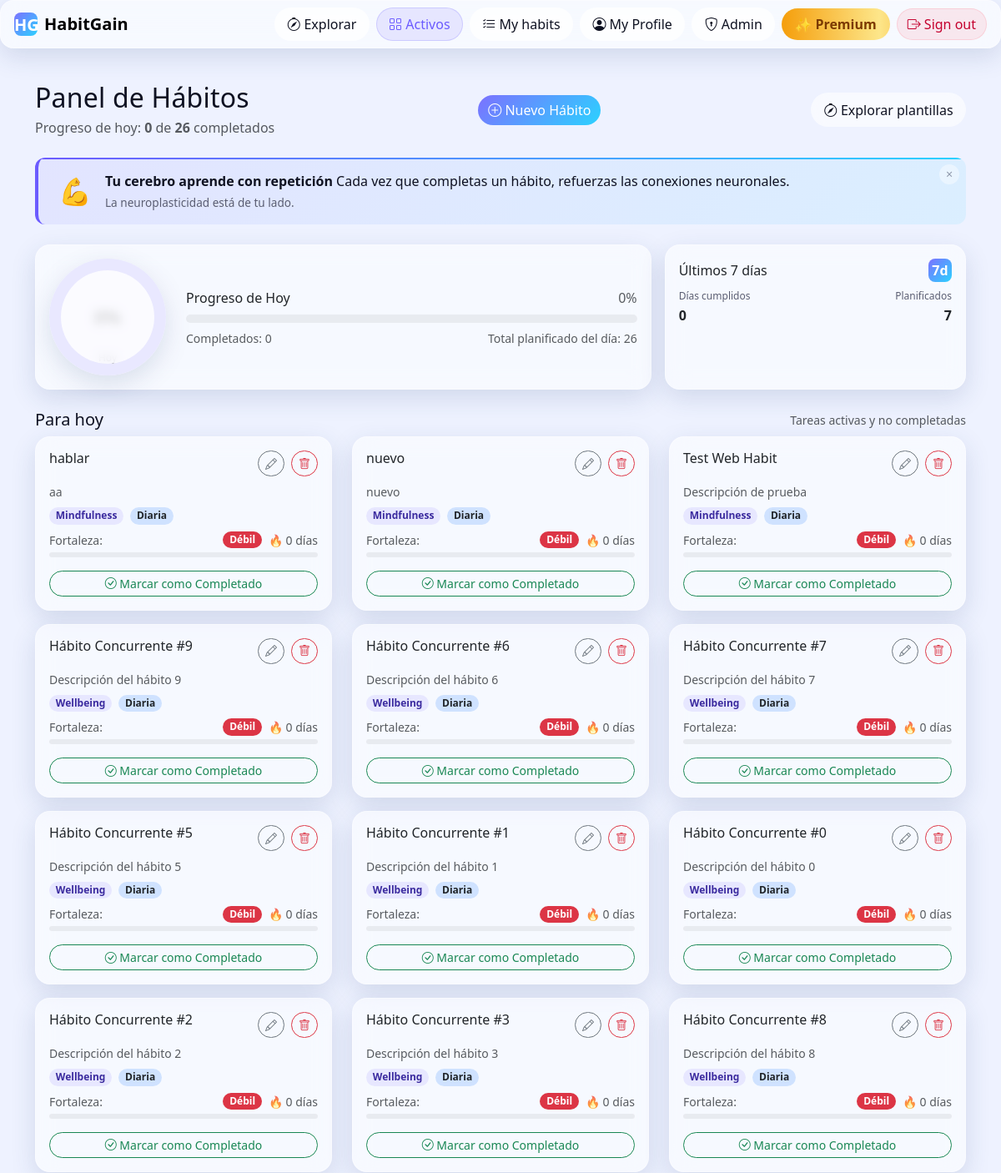
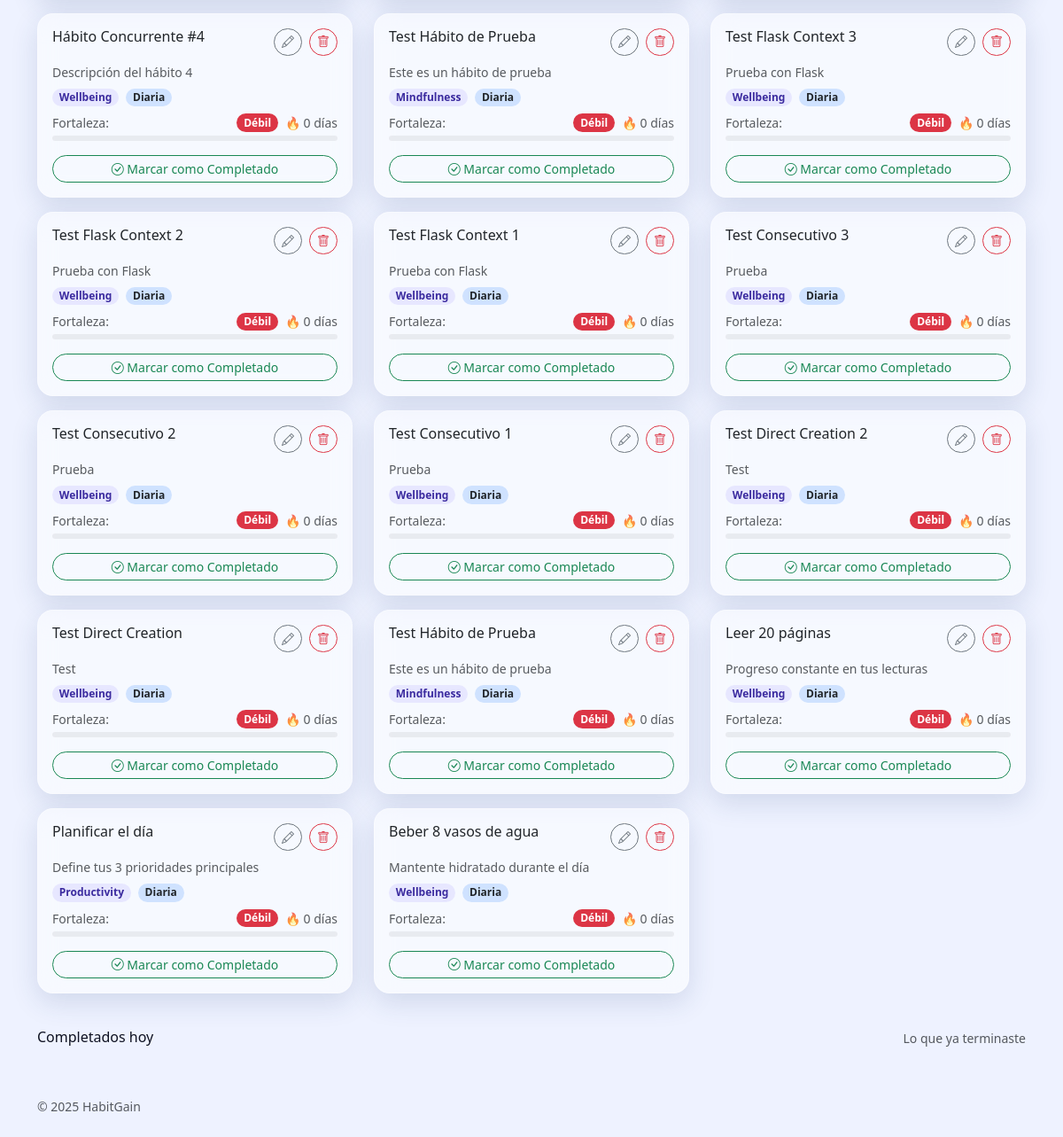
The app's page /progress/panel (signed in) with its own data (2 pictures, top to bottom).
### tables this page shows
CREATE TABLE habits (
                id INTEGER PRIMARY KEY AUTOINCREMENT,
                name TEXT NOT NULL,
                frequency TEXT NOT NULL,
                short_desc TEXT NOT NULL,
                long_desc  TEXT NOT NULL,
                why_works  TEXT NOT NULL,
                category_id INTEGER NOT NULL,
                icon TEXT NOT NULL,
                created_at TIMESTAMP DEFAULT CURRENT_TIMESTAMP, owner_email TEXT, active INTEGER NOT NULL DEFAULT 1, habit_base_id INTEGER, frequency_detail TEXT,
                FOREIGN KEY (category_id) REFERENCES categories(id)
            );

CREATE TABLE categories (
                id INTEGER PRIMARY KEY AUTOINCREMENT,
                name TEXT NOT NULL UNIQUE,
                icon TEXT NOT NULL,
                created_at TIMESTAMP DEFAULT CURRENT_TIMESTAMP
            );

### habitgain/progress/__init__.py (the view)
@progress_bp.route("/panel")
def panel():
    user = (session.get("user") or {}).get("email")
    if not user:
        return redirect(url_for("auth.login"))
    habits = Habit.list_active_by_owner(user)
    id_to_name = {h["id"]: h.get("name") for h in habits}
    for h in habits:
        base_id = h.get("habit_base_id")
        if base_id:
            base_name = id_to_name.get(base_id)
            if not base_name:
                base = Habit.get_by_id(int(base_id))
                base_name = base.get("name") if base else None
            h["base_name"] = base_name
    cats = {c["id"]: c["name"] for c in Category.all()}
    for h in habits:
        cid = h.get("category_id")
        if cid:
            h["category_name"] = cats.get(cid)
    for h in habits:
        strength_data = Completion.calculate_strength(h["id"], user)
        h["strength"] = strength_data["strength"]
        h["strength_level"] = strength_data["level"]
        h["strength_color"] = strength_data["color"]
        h["streak"] = strength_data["streak"]
    completed_today_ids = set(Completion.completed_today_ids(user))
    completed = len(completed_today_ids)
    total_active_today = len(habits)
    today = end_date = _dt.date.today()
    planned_total_max = DailyProgress.ensure_and_get_planned_max(user, today.isoformat(), total_active_today)
    denom = max(1, planned_total_max)
    percent = int(round((completed / denom) * 100))
    if percent < 0:
        percent = 0
    if percent > 100:
        percent = 100
    start_date = end_date - _dt.timedelta(days=6)
    days_completed = Completion.count_days_with_completion(user, start_date.isoformat(), end_date.isoformat())
    days_planned = 7  # objetivo simple: cumplir algo cada día en la última semana
    bases = [h for h in habits if not h.get("habit_base_id")]
    children_map = {}
    for h in habits:
        b = h.get("habit_base_id")
        if b:
            children_map.setdefault(int(b), []).append(h)
    next_due_ids = {h["id"] for h in habits if h.get("habit_base_id") in completed_today_ids and h["id"] not in completed_today_ids}
    bases_pending = [b for b in bases if b["id"] not in completed_today_ids]
    bases_completed = [b for b in bases if b["id"] in completed_today_ids]
    children_pending_map = {}
    children_completed_map = {}
    for base in bases:
        for child in children_map.get(base["id"], []):
            target = children_completed_map if child["id"] in completed_today_ids else children_pending_map
            target.setdefault(base["id"], []).append(child)
    csrf_token = secrets.token_urlsafe(32)
    session["csrf_token_progress"] = csrf_token
    session.modified = True
    motivation_stats = calculate_user_motivation_stats(
        user_email=user,
        habits=habits,
        completed_today_ids=completed_today_ids,
        days_completed=days_completed
    )
    motivation_message = MotivationalMessages.get_message_for_user(motivation_stats)
    needs_onboarding = OnboardingStatus.needs_onboarding(user)
    user_goal = UserGoal.get_active(user)
    goal_progress = min(100, int(round((days_completed / 7) * 100)))
    return render_template(
        "progress/panel.html",
        habits=habits,
        bases=bases,
        children_map=children_map,
        bases_pending=bases_pending,
        bases_completed=bases_completed,
        children_pending_map=children_pending_map,
        children_completed_map=children_completed_map,
        completed=completed,
        total=total_active_today,
        completed_today_ids=completed_today_ids,
        days_completed=days_completed,
        days_planned=days_planned,
        percent=percent,
        planned_total_max=planned_total_max,
        next_due_ids=next_due_ids,
        csrf_token=csrf_token,
        motivation_message=motivation_message,
        needs_onboarding=needs_onboarding,
        user_goal=user_goal,
        goal_progress=goal_progress,
    )

### habitgain/progress/templates/progress/panel.html (shortened to what this page needs)
{% extends "base.html" %}
{% block content %}
<body data-needs-onboarding="{{ 'true' if needs_onboarding else 'false' }}"></body>
<div class="d-flex justify-content-between align-items-center mb-4">
  <div>
    <h2 class="mb-1">Panel de Hábitos</h2>
    <p class="text-muted mb-0" data-onboarding="habits-list">Progreso de hoy: <strong>{{ completed }}</strong> de <strong>{{ total }}</strong>
      completados</p>
  </div>
  <a class="btn btn-primary rounded-pill" href="{{ url_for('habits.create') }}" data-onboarding="create-habit">
    <i class="bi bi-plus-circle"></i> Nuevo Hábito
  </a>
  <a class="btn btn-ghost ms-2" href="{{ url_for('explore.home') }}">
    <i class="bi bi-compass"></i> Explorar plantillas
  </a>
</div>
{% if motivation_message %}
<div class="motivation-banner" id="motivationBanner">
  <button class="motivation-close" onclick="dismissMotivationBanner()" title="Cerrar">×</button>
  <div class="d-flex align-items-center">
    <span class="motivation-icon">{{ motivation_message.icon }}</span>
    <div class="flex-grow-1">
      <div class="motivation-text">
        <strong>{{ motivation_message.title }}</strong> {{ motivation_message.text }}
      </div>
      <div class="motivation-subtext">{{ motivation_message.subtext }}</div>
    </div>
  </div>
</div>
{% endif %}
{% set percent = percent if percent is defined else (((completed / (total if total>0 else 1)) * 100) | round | int) %}
<div class="row g-3 mb-4 align-items-stretch">
  <div class="col-md-8">
    <div class="card glass h-100">
      <div class="card-body">
        <div class="d-flex flex-wrap gap-4 align-items-center">
          <div class="progress-ring" style="--p: {{ percent }};">
            <div class="progress-value">{{ percent }}%</div>
            <div class="progress-caption">Hoy</div>
          </div>
          <div class="flex-grow-1">
            <div class="d-flex justify-content-between align-items-center mb-2">
              <span class="fw-medium">Progreso de Hoy</span>
              <span class="text-muted">{{ percent }}%</span>
            </div>
            <div class="progress progress-animated" style="height: 10px;">
            </div>
            <div class="d-flex justify-content-between mt-2 small text-muted">
              <span>Completados: {{ completed }}</span>
              <span>Total planificado del día: {{ planned_total_max if planned_total_max is defined else total }}</span>
            </div>
          </div>
        </div>
      </div>
    </div>
  </div>
  <div class="col-md-4">
    <div class="card glass h-100 weekly-card" data-onboarding="progress-stats">
      <div class="card-body">
        <div class="d-flex justify-content-between align-items-center mb-2">
          <span class="fw-medium">Últimos 7 días</span>
          <span class="brand-badge">7d</span>
        </div>
        <div class="d-flex justify-content-between">
          <div class="metric">
            <div class="label">Días cumplidos</div>
            <div class="value">{{ days_completed }}</div>
          </div>
          <div class="metric text-end">
            <div class="label">Planificados</div>
            <div class="value">{{ days_planned }}</div>
          </div>
        </div>
      </div>
    </div>
  </div>
  </div>
{% if habits %}
<div class="d-flex justify-content-between align-items-center mb-2">
  <h5 class="mb-0">Para hoy</h5>
  <span class="text-muted small">Tareas activas y no completadas</span>
</div>
<div class="row">
  {% for base in bases_pending %}
  <div class="col-md-6 col-lg-4 mb-3">
    <div class="card glass h-100 shadow-hover">
      <div class="card-body d-flex flex-column">
        <div class="d-flex justify-content-between align-items-start mb-2">
          <h6 class="card-title mb-0 fw-medium">{{ base.name or base.nombre }}</h6>
          <div class="d-flex align-items-center gap-2">
            <a href="{{ url_for('habits.edit', habit_id=base.id) }}" class="btn btn-outline-secondary btn-sm rounded-pill" title="Editar">
              <i class="bi bi-pencil"></i>
            </a>
            <a href="{{ url_for('habits.delete', habit_id=base.id) }}" class="btn btn-outline-danger btn-sm rounded-pill"
              title="Eliminar">
              <i class="bi bi-trash"></i>
            </a>
          </div>
        </div>
        {% if base.short_desc or base.descripcion %}
        <p class="card-text text-muted small mb-2">{{ base.short_desc or base.descripcion }}</p>
        {% endif %}
        <div class="mb-2 d-flex flex-wrap gap-2 align-items-center">
          {% if base.category_name %}
          <span class="badge rounded-pill small" style="background:#e7e7ff;color:#3b2b9f;">{{ base.category_name }}</span>
          {% elif base.category_id %}
          <span class="badge bg-light text-dark rounded-pill small">Categoría #{{ base.category_id }}</span>
          {% endif %}
          {% if base.frequency %}
          <span class="badge bg-primary-subtle text-dark rounded-pill small">{{ 'Diaria' if base.frequency=='daily' else ('Semanal' if base.frequency=='weekly' else ('Mensual' if base.frequency=='monthly' else base.frequency)) }}</span>
          {% endif %}
        </div>
        <div class="mb-3" data-habit-id="{{ base.id }}">
          <div class="d-flex justify-content-between align-items-center mb-1">
            <small class="text-muted">Fortaleza:</small>
            <div class="d-flex align-items-center gap-2">
              <span class="badge bg-{{ base.strength_color }} rounded-pill small strength-badge">{{ base.strength_level }}</span>
              {% if base.streak >= 2 %}
              <span class="streak-indicator">
                <span class="streak-fire">🔥</span>
                <span class="streak-count">{{ base.streak }}</span>
              </span>
              {% else %}
              <small class="text-muted strength-streak">🔥 {{ base.streak }} días</small>
              {% endif %}
            </div>
          </div>
          <div class="progress" style="height: 6px;">
          </div>
        </div>
        <div class="mt-auto">
          {% if base.id not in completed_today_ids %}
          <div class="d-grid">
            <button class="btn btn-outline-success btn-sm rounded-pill" onclick="markCompleted('{{ base.id }}')" data-onboarding="complete-button">
              <i class="bi bi-check-circle"></i> Marcar como Completado
            </button>
          </div>
          {% endif %}
        </div>
      </div>
    </div>
  </div>
  {% set children = children_pending_map.get(base.id, []) %}
  {% endfor %}
</div>
<div class="d-flex justify-content-between align-items-center mt-4 mb-2">
  <h6 class="mb-0">Completados hoy</h6>
  <span class="text-muted small">Lo que ya terminaste</span>
</div>
{% endif %}
<div id="toasts" class="toast-container position-fixed bottom-0 end-0 p-3" style="z-index: 1100;"></div>
{% endblock %}

### records on screen
habits: name "hablar", short_desc "aa", frequency "Diaria"
categories: category_name "Mindfulness" "Mindfulness" "Mindfulness" "Mindfulness" "Mindfulness"
habits: name "nuevo", short_desc "nuevo", frequency "Diaria"
habits: name "Test Web Habit", short_desc "Descripción de prueba", frequency "Diaria"
habits: name "Hábito Concurrente #9", short_desc "Descripción del hábito 9", frequency "Diaria"
categories: category_name "Wellbeing" "Wellbeing" "Wellbeing" "Wellbeing" "Wellbeing" "Wellbeing" "Wellbeing" "Wellbeing" "Wellbeing" "Wellbeing" "Wellbeing" "Wellbeing" "Wellbeing" "Wellbeing" "Wellbeing" "Wellbeing" "Wellbeing" "Wellbeing" "Wellbeing" "Wellbeing"
habits: name "Hábito Concurrente #6", short_desc "Descripción del hábito 6", frequency "Diaria"
habits: name "Hábito Concurrente #7", short_desc "Descripción del hábito 7", frequency "Diaria"
habits: name "Hábito Concurrente #5", short_desc "Descripción del hábito 5", frequency "Diaria"
habits: name "Hábito Concurrente #1", short_desc "Descripción del hábito 1", frequency "Diaria"
habits: name "Hábito Concurrente #0", short_desc "Descripción del hábito 0", frequency "Diaria"
habits: name "Hábito Concurrente #2", short_desc "Descripción del hábito 2", frequency "Diaria"
habits: name "Hábito Concurrente #3", short_desc "Descripción del hábito 3", frequency "Diaria"
habits: name "Hábito Concurrente #8", short_desc "Descripción del hábito 8", frequency "Diaria"
habits: name "Hábito Concurrente #4", short_desc "Descripción del hábito 4", frequency "Diaria"
habits: name "Test Hábito de Prueba", short_desc "Este es un hábito de prueba", frequency "Diaria"
habits: name "Test Flask Context 3", short_desc "Prueba con Flask", frequency "Diaria"
habits: name "Test Flask Context 2", short_desc "Prueba con Flask", frequency "Diaria"
habits: name "Test Flask Context 1", short_desc "Prueba con Flask", frequency "Diaria"
habits: name "Test Consecutivo 3", short_desc "Prueba", frequency "Diaria"
habits: name "Test Consecutivo 2", short_desc "Prueba", frequency "Diaria"
habits: name "Test Consecutivo 1", short_desc "Prueba", frequency "Diaria"
habits: name "Test Direct Creation 2", short_desc "Test", frequency "Diaria"
habits: name "Test Direct Creation", short_desc "Test", frequency "Diaria"
habits: name "Test Hábito de Prueba", short_desc "Este es un hábito de prueba", frequency "Diaria"
habits: name "Leer 20 páginas", short_desc "Progreso constante en tus lecturas", frequency "Diaria"
habits: name "Planificar el día", short_desc "Define tus 3 prioridades principales", frequency "Diaria"
categories: category_name "Productivity"
habits: name "Beber 8 vasos de agua", short_desc "Mantente hidratado durante el día", frequency "Diaria"

### other values on screen
{{ completed }} "0"
{{ total }} "26"
{{ motivation_message.icon }} "💪"
{{ motivation_message.title }} "Tu cerebro aprende con repetición"
{{ motivation_message.text }} "Cada vez que completas un hábito, refuerzas las conexiones neuronales."
{{ motivation_message.subtext }} "La neuroplasticidad está de tu lado."
{{ percent }} "0"
{{ planned_total_max if planned_total_max is defined else total }} "26"
{{ days_completed }} "0"
{{ days_planned }} "7"
{{ base.strength_level }} "Débil" "Débil" "Débil" "Débil" "Débil" "Débil" "Débil" "Débil" "Débil" "Débil" "Débil" "Débil" "Débil" "Débil" "Débil" "Débil" "Débil" "Débil" "Débil" "Débil" "Débil" "Débil" "Débil" "Débil" "Débil" "Débil"
{{ base.streak }} "0" "0" "0" "0" "0" "0" "0" "0" "0" "0" "0" "0" "0" "0" "0" "0" "0" "0" "0" "0" "0" "0" "0" "0" "0" "0"
{{ 2025 }} "2025"
